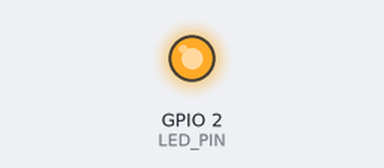
Bench run of a sketch on a simulated ESP32. Parts: output pins drawn as LEDs (lit = HIGH). WiFi joins after 1.5 s; servers stay silent unless stated; I2S audio is not simulated (input reads silence); uploads are accepted with an empty reply; storage starts empty; what the sketch prints to the serial monitor is not drawn.

Above: at 17.7 s.
At 33.1 s:
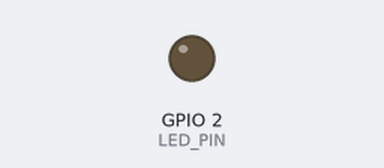
Timing chart, 0 to 43.5 s (numbered marks = the images above):
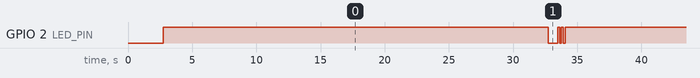

Measured:
- by itself, GPIO 2 (LED_PIN): repeats every 31.3 s: LOW 0.73 s, HIGH 0.15 s, LOW 0.15 s, HIGH 0.15 s, LOW 0.16 s, HIGH 30.0 s
- by itself, everything shown: repeats every 31.3 s, in 6 steps

The sketch:

audio_stream.ino
```cpp
// ESP32-WROOM Audio Transcriber
#define WIFI_SSID           "NETWORK_NAME"
#define WIFI_PASSWORD       "PASSWORD"
#define ELEVENLABS_API_KEY  "sk_SECRET"
#define RECORD_SECONDS      30

#define I2S_SCK_PIN   14   // BCLK
#define I2S_WS_PIN    15   // LRCLK / WS
#define I2S_SD_PIN    32   // Data

#include <driver/i2s.h>
#include <WiFi.h>
#include <WiFiClientSecure.h>
#include <WebServer.h>
#include <ArduinoJson.h>
#include <SPIFFS.h>

#define SAMPLE_RATE      16000
#define WAV_HEADER_SIZE  44
#define VOLUME_GAIN      2
#define I2S_PORT         I2S_NUM_0
#define LED_PIN          2
#define WAV_PATH         "/rec.wav"

WebServer httpServer(80);
String    lastTranscript    = "Waiting for first recording...";
uint32_t  transcriptIndex   = 0;
uint32_t  transcriptTimestamp = 0;

// WiFi
void connectWiFi() {
  if (WiFi.status() == WL_CONNECTED) return;
  WiFi.disconnect(true);
  WiFi.mode(WIFI_OFF); delay(100);
  WiFi.mode(WIFI_STA); delay(100);
  Serial.printf("[WiFi] Connecting to %s", WIFI_SSID);
  WiFi.begin(WIFI_SSID, WIFI_PASSWORD);
  unsigned long t = millis();
  while (WiFi.status() != WL_CONNECTED) {
    if (millis() - t > 15000) {
      Serial.println("\n[WiFi] Timeout — retrying");
      WiFi.disconnect(true); delay(500);
      WiFi.begin(WIFI_SSID, WIFI_PASSWORD);
      t = millis();
    }
    delay(500); Serial.print(".");
  }
  Serial.printf("\n[WiFi] Connected — http://%s/transcript\n",
                WiFi.localIP().toString().c_str());
}

// I2S (legacy driver — works with INMP441 standard I2S)
void initI2S() {
  i2s_config_t cfg = {
    .mode                 = (i2s_mode_t)(I2S_MODE_MASTER | I2S_MODE_RX),
    .sample_rate          = SAMPLE_RATE,
    .bits_per_sample      = I2S_BITS_PER_SAMPLE_16BIT,
    .channel_format       = I2S_CHANNEL_FMT_ONLY_LEFT,  // L/R pin to GND = left ch
    .communication_format = I2S_COMM_FORMAT_STAND_I2S,
    .intr_alloc_flags     = ESP_INTR_FLAG_LEVEL1,
    .dma_buf_count        = 8,
    .dma_buf_len          = 512,
    .use_apll             = false,
    .tx_desc_auto_clear   = false,
    .fixed_mclk           = 0
  };
  i2s_pin_config_t pins = {
    .bck_io_num   = I2S_SCK_PIN,
    .ws_io_num    = I2S_WS_PIN,
    .data_out_num = I2S_PIN_NO_CHANGE,
    .data_in_num  = I2S_SD_PIN
  };
  ESP_ERROR_CHECK(i2s_driver_install(I2S_PORT, &cfg, 0, NULL));
  ESP_ERROR_CHECK(i2s_set_pin(I2S_PORT, &pins));
  ESP_ERROR_CHECK(i2s_zero_dma_buffer(I2S_PORT));
  Serial.println("[I2S] Ready");
}

// WAV header
void writeWavHeader(File& f, uint32_t pcm_bytes) {
  uint32_t file_size = pcm_bytes + WAV_HEADER_SIZE - 8;
  uint32_t byte_rate = SAMPLE_RATE * 2;  // mono 16-bit
  uint8_t h[WAV_HEADER_SIZE] = {
    'R','I','F','F',
    (uint8_t)file_size,(uint8_t)(file_size>>8),(uint8_t)(file_size>>16),(uint8_t)(file_size>>24),
    'W','A','V','E',
    'f','m','t',' ',
    0x10,0x00,0x00,0x00,   // subchunk1 size = 16
    0x01,0x00,             // PCM
    0x01,0x00,             // mono
    (uint8_t)SAMPLE_RATE,(uint8_t)(SAMPLE_RATE>>8),(uint8_t)(SAMPLE_RATE>>16),(uint8_t)(SAMPLE_RATE>>24),
    (uint8_t)byte_rate,(uint8_t)(byte_rate>>8),(uint8_t)(byte_rate>>16),(uint8_t)(byte_rate>>24),
    0x02,0x00,             // block align
    0x10,0x00,             // bits per sample = 16
    'd','a','t','a',
    (uint8_t)pcm_bytes,(uint8_t)(pcm_bytes>>8),(uint8_t)(pcm_bytes>>16),(uint8_t)(pcm_bytes>>24)
  };
  f.seek(0);
  f.write(h, WAV_HEADER_SIZE);
}

//m Record 15 s to SPIFFS
void recordToSPIFFS() {
  File f = SPIFFS.open(WAV_PATH, FILE_WRITE);
  if (!f) { Serial.println("[REC] SPIFFS open failed"); return; }

  // Write blank header placeholder — filled in after recording
  uint8_t blank[WAV_HEADER_SIZE] = {0};
  f.write(blank, WAV_HEADER_SIZE);

  // 16-bit mode: samples come out as plain int16_t, no bit manipulation needed
  int16_t buf[256];
  uint32_t total_pcm_bytes = 0;
  unsigned long deadline = millis() + (uint32_t)(RECORD_SECONDS * 1000UL);

  Serial.printf("[REC] Recording %d s...\n", RECORD_SECONDS);
  digitalWrite(LED_PIN, HIGH);

  int32_t max_sample = 0;
  while (millis() < deadline) {
    size_t bytes_read = 0;
    i2s_read(I2S_PORT, buf, sizeof(buf), &bytes_read, pdMS_TO_TICKS(50));

    int n = bytes_read / 2;
    for (int i = 0; i < n; i++) {
      int32_t a = abs((int32_t)buf[i]);
      if (a > max_sample) max_sample = a;
    }
    f.write((uint8_t*)buf, bytes_read);
    total_pcm_bytes += bytes_read;

    httpServer.handleClient();  // keep HTTP server alive during recording
  }

  writeWavHeader(f, total_pcm_bytes);
  f.close();
  digitalWrite(LED_PIN, LOW);
  Serial.printf("[REC] Saved %u bytes PCM — peak sample: %d %s\n",
                total_pcm_bytes, max_sample,
                max_sample < 10 ? "⚠ SILENT — check wiring!" : "OK");
}

// Stream WAV to ElevenLabs, return transcript
// Uses WiFiClientSecure directly so the WAV is streamed in chunks —
// the full file never needs to sit in RAM.
String transcribeWithElevenLabs() {
  File f = SPIFFS.open(WAV_PATH);
  if (!f) { Serial.println("[STT] Cannot open WAV"); return ""; }
  size_t wav_size = f.size();
  Serial.printf("[STT] WAV size: %u bytes\n", wav_size);

  String boundary = "----ESP32Boundary";
  String part1 =
    "--" + boundary + "\r\n"
    "Content-Disposition: form-data; name=\"model_id\"\r\n\r\n"
    "scribe_v1\r\n"
    "--" + boundary + "\r\n"
    "Content-Disposition: form-data; name=\"file\"; filename=\"audio.wav\"\r\n"
    "Content-Type: audio/wav\r\n\r\n";
  String part2 = "\r\n--" + boundary + "--\r\n";
  size_t body_len = part1.length() + wav_size + part2.length();

  WiFiClientSecure client;
  client.setInsecure();
  client.setTimeout(30);

  Serial.println("[STT] Connecting to api.elevenlabs.io...");
  if (!client.connect("api.elevenlabs.io", 443)) {
    Serial.println("[STT] TLS connect failed");
    f.close();
    return "";
  }

  // Send HTTP headers
  client.printf(
    "POST /v1/speech-to-text HTTP/1.1\r\n"
    "Host: api.elevenlabs.io\r\n"
    "xi-api-key: %s\r\n"
    "Content-Type: multipart/form-data; boundary=%s\r\n"
    "Content-Length: %d\r\n"
    "Connection: close\r\n\r\n",
    ELEVENLABS_API_KEY, boundary.c_str(), (int)body_len
  );

  // Stream multipart body
  client.print(part1);
  uint8_t buf[512];
  size_t sent = 0;
  while (f.available()) {
    size_t n = f.read(buf, sizeof(buf));
    client.write(buf, n);
    sent += n;
    httpServer.handleClient();
  }
  f.close();
  client.print(part2);
  Serial.printf("[STT] Streamed %u bytes — waiting for response...\n", sent);

  // Read full response
  String full_response = "";
  uint32_t t = millis();
  while (millis() - t < 30000) {
    if (client.available()) {
      full_response += client.readString();
      t = millis();           // reset timeout on new data
    }
    if (!client.connected() && !client.available()) break;
    delay(10);
    httpServer.handleClient();
  }
  client.stop();

  // Split headers / body on blank line
  int sep = full_response.indexOf("\r\n\r\n");
  String body = (sep >= 0) ? full_response.substring(sep + 4) : full_response;
  Serial.printf("[STT] Response body: %s\n", body.c_str());

  // Parse JSON
  DynamicJsonDocument doc(4096);
  if (deserializeJson(doc, body) != DeserializationError::Ok) {
    Serial.println("[STT] JSON parse failed");
    return "";
  }
  if (!doc.containsKey("text")) {
    Serial.println("[STT] No 'text' field in response");
    return "";
  }
  return doc["text"].as<String>();
}

// HTTP endpoint: GET /transcript
void handleTranscript() {
  StaticJsonDocument<1024> doc;
  doc["text"]      = lastTranscript;
  doc["index"]     = transcriptIndex;
  doc["timestamp"] = transcriptTimestamp;
  String out;
  serializeJson(doc, out);
  httpServer.send(200, "application/json", out);
}

void setup() {
  Serial.begin(115200);
  delay(1000);
  Serial.println("\n=== ESP32-WROOM Audio Transcriber ===");

  pinMode(LED_PIN, OUTPUT);
  digitalWrite(LED_PIN, LOW);

  initI2S();

  if (!SPIFFS.begin(true)) {
    Serial.println("[SPIFFS] Mount failed — halting");
    while (true);
  }
  Serial.printf("[SPIFFS] Free: %u / %u bytes\n",
                SPIFFS.totalBytes() - SPIFFS.usedBytes(), SPIFFS.totalBytes());

  connectWiFi();

  httpServer.on("/transcript", HTTP_GET, handleTranscript);
  httpServer.onNotFound([]() {
    httpServer.send(200, "text/plain",
      "ESP32 Transcriber — GET /transcript for latest JSON");
  });
  httpServer.begin();
  Serial.printf("[HTTP] Ready at http://%s/transcript\n",
                WiFi.localIP().toString().c_str());
}

void loop() {
  if (WiFi.status() != WL_CONNECTED) {
    Serial.println("[WiFi] Reconnecting...");
    connectWiFi();
    return;
  }

  httpServer.handleClient();

  // 1. Record
  recordToSPIFFS();

  // 2. Transcribe
  Serial.println("[STT] Sending to ElevenLabs Scribe...");
  uint32_t t0 = millis();
  String transcript = transcribeWithElevenLabs();
  Serial.printf("[STT] Finished in %.1f s\n", (millis() - t0) / 1000.0f);

  // 3. Update served JSON
  if (transcript.length() > 0) {
    lastTranscript     = transcript;
    transcriptIndex++;
    transcriptTimestamp = millis();
    Serial.printf("[TRANSCRIPT #%u] %s\n", transcriptIndex, transcript.c_str());
    digitalWrite(LED_PIN, HIGH); delay(200); digitalWrite(LED_PIN, LOW);
  } else {
    Serial.println("[STT] Empty result — will retry next cycle");
    for (int i = 0; i < 2; i++) {
      digitalWrite(LED_PIN, HIGH); delay(150);
      digitalWrite(LED_PIN, LOW);  delay(150);
    }
  }

  httpServer.handleClient();
  // loop immediately restarts → record next 15-second window
}
```
